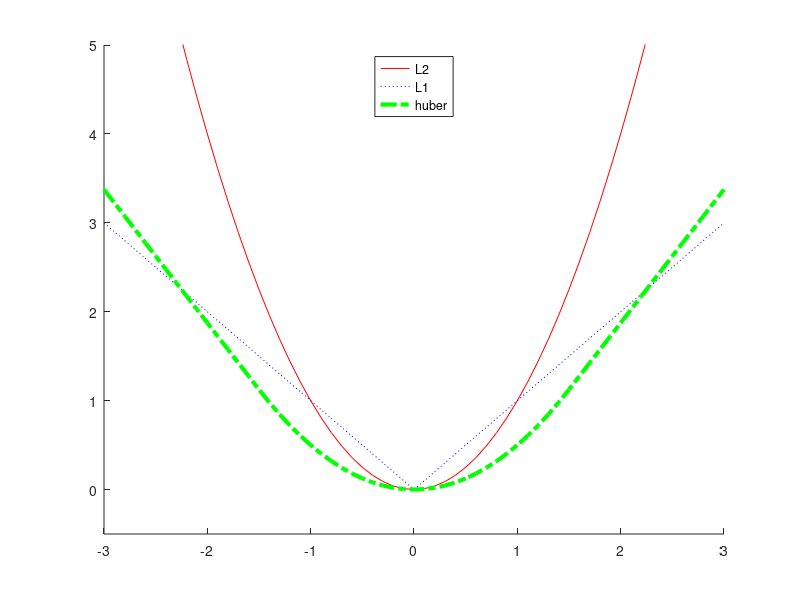
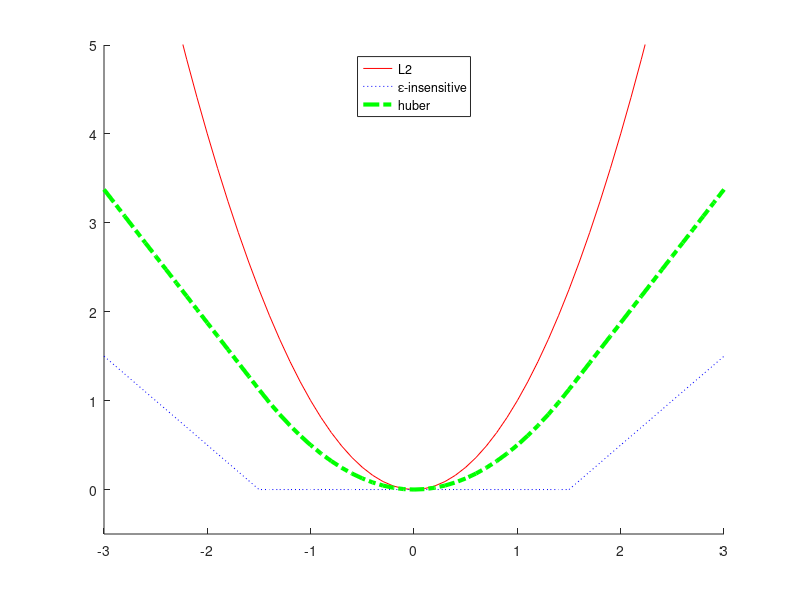

Write the MATLAB code that produced these figures, in order.
%% Plot the Huber loss fn compared to L1 and L2
% cf Hastie book 2e p350
%%

% This file is from pmtk3.googlecode.com

err = -3:0.1:3;
L1 = abs(err);
L2 = err.^2;
delta = 1.5;
ind = abs(err) <= delta;
huber = 0.5*ind .* (err.^2) + (1-ind) .* (delta*(abs(err)-delta/2));
vapnik = ind .* 0 + (1-ind) .* (abs(err) - delta);

figure; hold on
plot(err, L2, 'r-', err, L1, 'b:', err, huber, 'g-.','linewidth', 3);
legend('L2','L1','huber', 'location', 'north')
set(gca, 'ylim', [-0.5 5])

figure; hold on
plot(err, L2, 'r-',  err, vapnik, 'b:', err, huber, 'g-.',...
   'linewidth', 3);
legend('L2',sprintf('%s-insensitive','\epsilon'), 'huber', 'location', 'north')
set(gca, 'ylim', [-0.5 5])